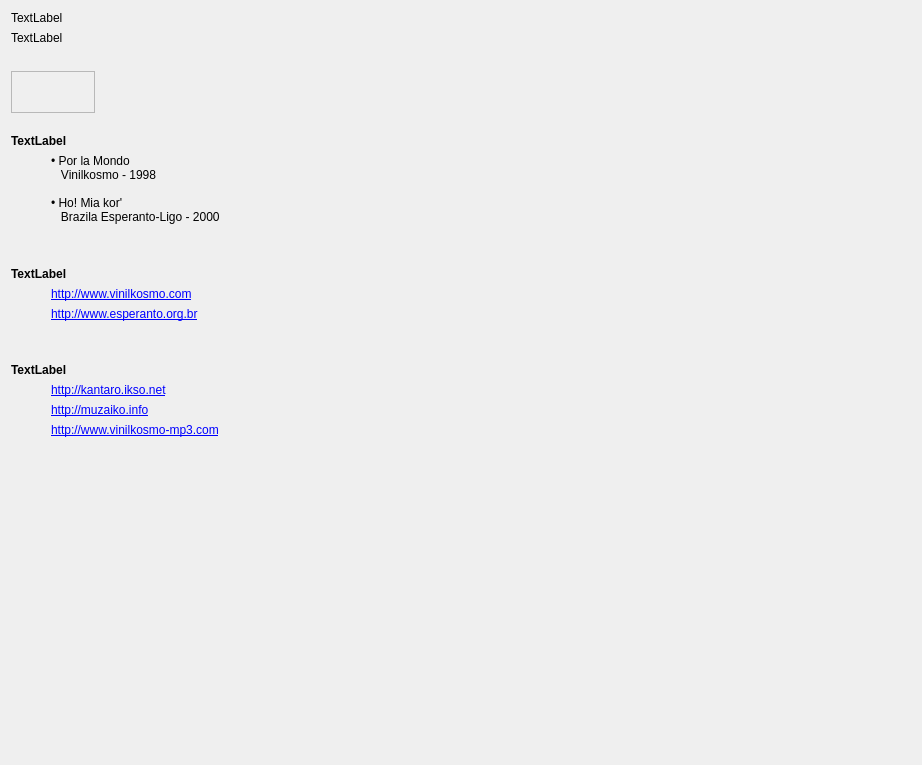
         <widget class="QWidget" name="scrollAreaWidgetContents">
          <property name="geometry">
           <rect>
            <x>0</x>
            <y>0</y>
            <width>922</width>
            <height>765</height>
           </rect>
          </property>
          <layout class="QVBoxLayout" name="verticalLayout_10">
           <item>
            <widget class="titolo" name="Lec12_Label50">
             <property name="text">
              <string>TextLabel</string>
             </property>
            </widget>
           </item>
           <item>
            <widget class="QLabel" name="Lec12_Label49">
             <property name="text">
              <string>TextLabel</string>
             </property>
             <property name="wordWrap">
              <bool>true</bool>
             </property>
            </widget>
           </item>
           <item>
            <layout class="QVBoxLayout" name="verticalLayout_8">
             <item>
              <widget class="QLabel" name="label_3">
               <property name="text">
                <string/>
               </property>
               <property name="pixmap">
                <pixmap resource="ikonoj.qrc">:/ikonoj/merlin.png</pixmap>
               </property>
               <property name="wordWrap">
                <bool>true</bool>
               </property>
              </widget>
             </item>
             <item>
              <widget class="mp3ludilo" name="Lec12_fragoj">
               <property name="sizePolicy">
                <sizepolicy hsizetype="Fixed" vsizetype="Fixed">
                 <horstretch>0</horstretch>
                 <verstretch>0</verstretch>
                </sizepolicy>
               </property>
               <property name="minimumSize">
                <size>
                 <width>84</width>
                 <height>42</height>
                </size>
               </property>
               <property name="maximumSize">
                <size>
                 <width>16777215</width>
                 <height>16777215</height>
                </size>
               </property>
               <property name="frameShape">
                <enum>QFrame::StyledPanel</enum>
               </property>
               <property name="frameShadow">
                <enum>QFrame::Plain</enum>
               </property>
              </widget>
             </item>
            </layout>
           </item>
           <item>
            <layout class="QVBoxLayout" name="verticalLayout_9" stretch="0,1,0,1,0">
             <item>
              <layout class="QVBoxLayout" name="verticalLayout_7">
               <property name="topMargin">
                <number>15</number>
               </property>
               <item>
                <widget class="QLabel" name="Lec12_Label51">
                 <property name="font">
                  <font>
                   <weight>75</weight>
                   <bold>true</bold>
                  </font>
                 </property>
                 <property name="text">
                  <string>TextLabel</string>
                 </property>
                 <property name="wordWrap">
                  <bool>true</bool>
                 </property>
                </widget>
               </item>
               <item>
                <layout class="QHBoxLayout" name="horizontalLayout_3">
                 <item>
                  <spacer name="horizontalSpacer_3">
                   <property name="orientation">
                    <enum>Qt::Horizontal</enum>
                   </property>
                   <property name="sizeType">
                    <enum>QSizePolicy::Fixed</enum>
                   </property>
                   <property name="sizeHint" stdset="0">
                    <size>
                     <width>40</width>
                     <height>20</height>
                    </size>
                   </property>
                  </spacer>
                 </item>
                 <item>
                  <widget class="QLabel" name="label_6">
                   <property name="text">
                    <string>• Por la Mondo
   Vinilkosmo - 1998

• Ho! Mia kor'
   Brazila Esperanto-Ligo - 2000</string>
                   </property>
                   <property name="lingvo" stdset="0">
                    <string>eo</string>
                   </property>
                  </widget>
                 </item>
                </layout>
               </item>
              </layout>
             </item>
             <item>
              <spacer name="verticalSpacer">
               <property name="orientation">
                <enum>Qt::Vertical</enum>
               </property>
               <property name="sizeHint" stdset="0">
                <size>
                 <width>17</width>
                 <height>1</height>
                </size>
               </property>
              </spacer>
             </item>
             <item>
              <layout class="QVBoxLayout" name="verticalLayout_4">
               <item>
                <widget class="QLabel" name="Lec12_Label20">
                 <property name="font">
                  <font>
                   <weight>75</weight>
                   <bold>true</bold>
                  </font>
                 </property>
                 <property name="text">
                  <string>TextLabel</string>
                 </property>
                 <property name="wordWrap">
                  <bool>true</bool>
                 </property>
                </widget>
               </item>
               <item>
                <layout class="QHBoxLayout" name="horizontalLayout">
                 <item>
                  <spacer name="horizontalSpacer">
                   <property name="orientation">
                    <enum>Qt::Horizontal</enum>
                   </property>
                   <property name="sizeType">
                    <enum>QSizePolicy::Fixed</enum>
                   </property>
                   <property name="sizeHint" stdset="0">
                    <size>
                     <width>40</width>
                     <height>20</height>
                    </size>
                   </property>
                  </spacer>
                 </item>
                 <item>
                  <layout class="QVBoxLayout" name="verticalLayout_3">
                   <item>
                    <widget class="QLabel" name="label_126">
                     <property name="text">
                      <string>&lt;!DOCTYPE HTML PUBLIC &quot;-//W3C//DTD HTML 4.0//EN&quot; &quot;http://www.w3.org/TR/REC-html40/strict.dtd&quot;&gt;
&lt;html&gt;&lt;head&gt;&lt;meta name=&quot;qrichtext&quot; content=&quot;1&quot; /&gt;&lt;style type=&quot;text/css&quot;&gt;
p, li { white-space: pre-wrap; }
&lt;/style&gt;&lt;/head&gt;&lt;body&gt;
&lt;p style=&quot; margin-top:0px; margin-bottom:0px; margin-left:0px; margin-right:0px; -qt-block-indent:0; text-indent:0px;&quot;&gt;&lt;a href=&quot;http://www.vinilkosmo.com&quot;&gt;&lt;span style=&quot; text-decoration: underline; color:#0000ff;&quot;&gt;http://www.vinilkosmo.com&lt;/span&gt;&lt;/a&gt;&lt;/p&gt;&lt;/body&gt;&lt;/html&gt;</string>
                     </property>
                     <property name="openExternalLinks">
                      <bool>true</bool>
                     </property>
                    </widget>
                   </item>
                   <item>
                    <widget class="QLabel" name="label_127">
                     <property name="text">
                      <string>&lt;!DOCTYPE HTML PUBLIC &quot;-//W3C//DTD HTML 4.0//EN&quot; &quot;http://www.w3.org/TR/REC-html40/strict.dtd&quot;&gt;
&lt;html&gt;&lt;head&gt;&lt;meta name=&quot;qrichtext&quot; content=&quot;1&quot; /&gt;&lt;style type=&quot;text/css&quot;&gt;
p, li { white-space: pre-wrap; }
&lt;/style&gt;&lt;/head&gt;&lt;body&gt;
&lt;p style=&quot; margin-top:0px; margin-bottom:0px; margin-left:0px; margin-right:0px; -qt-block-indent:0; text-indent:0px;&quot;&gt;&lt;a href=&quot;http://www.esperanto.org.br&quot;&gt;&lt;span style=&quot; text-decoration: underline; color:#0000ff;&quot;&gt;http://www.esperanto.org.br&lt;/span&gt;&lt;/a&gt;&lt;/p&gt;&lt;/body&gt;&lt;/html&gt;</string>
                     </property>
                     <property name="openExternalLinks">
                      <bool>true</bool>
                     </property>
                    </widget>
                   </item>
                  </layout>
                 </item>
                </layout>
               </item>
              </layout>
             </item>
             <item>
              <spacer name="verticalSpacer_2">
               <property name="orientation">
                <enum>Qt::Vertical</enum>
               </property>
               <property name="sizeHint" stdset="0">
                <size>
                 <width>17</width>
                 <height>1</height>
                </size>
               </property>
              </spacer>
             </item>
             <item>
              <layout class="QVBoxLayout" name="verticalLayout_6">
               <item>
                <widget class="QLabel" name="Lec12_Label67">
                 <property name="font">
                  <font>
                   <weight>75</weight>
                   <bold>true</bold>
                  </font>
                 </property>
                 <property name="text">
                  <string>TextLabel</string>
                 </property>
                 <property name="wordWrap">
                  <bool>true</bool>
                 </property>
                </widget>
               </item>
               <item>
                <layout class="QHBoxLayout" name="horizontalLayout_2">
                 <item>
                  <spacer name="horizontalSpacer_2">
                   <property name="orientation">
                    <enum>Qt::Horizontal</enum>
                   </property>
                   <property name="sizeType">
                    <enum>QSizePolicy::Fixed</enum>
                   </property>
                   <property name="sizeHint" stdset="0">
                    <size>
                     <width>40</width>
                     <height>20</height>
                    </size>
                   </property>
                  </spacer>
                 </item>
                 <item>
                  <layout class="QVBoxLayout" name="verticalLayout_5">
                   <item>
                    <widget class="QLabel" name="label_130">
                     <property name="text">
                      <string>&lt;!DOCTYPE HTML PUBLIC &quot;-//W3C//DTD HTML 4.0//EN&quot; &quot;http://www.w3.org/TR/REC-html40/strict.dtd&quot;&gt;
&lt;html&gt;&lt;head&gt;&lt;meta name=&quot;qrichtext&quot; content=&quot;1&quot; /&gt;&lt;style type=&quot;text/css&quot;&gt;
p, li { white-space: pre-wrap; }
&lt;/style&gt;&lt;/head&gt;&lt;body&gt;
&lt;p style=&quot; margin-top:0px; margin-bottom:0px; margin-left:0px; margin-right:0px; -qt-block-indent:0; text-indent:0px;&quot;&gt;&lt;a href=&quot;http://kantaro.ikso.net&quot;&gt;&lt;span style=&quot; text-decoration: underline; color:#0000ff;&quot;&gt;http://kantaro.ikso.net&lt;/span&gt;&lt;/a&gt;&lt;/p&gt;&lt;/body&gt;&lt;/html&gt;</string>
                     </property>
                     <property name="openExternalLinks">
                      <bool>true</bool>
                     </property>
                    </widget>
                   </item>
                   <item>
                    <widget class="QLabel" name="label_129">
                     <property name="text">
                      <string>&lt;!DOCTYPE HTML PUBLIC &quot;-//W3C//DTD HTML 4.0//EN&quot; &quot;http://www.w3.org/TR/REC-html40/strict.dtd&quot;&gt;
&lt;html&gt;&lt;head&gt;&lt;meta name=&quot;qrichtext&quot; content=&quot;1&quot; /&gt;&lt;style type=&quot;text/css&quot;&gt;
p, li { white-space: pre-wrap; }
&lt;/style&gt;&lt;/head&gt;&lt;body&gt;
&lt;p style=&quot; margin-top:0px; margin-bottom:0px; margin-left:0px; margin-right:0px; -qt-block-indent:0; text-indent:0px;&quot;&gt;&lt;a href=&quot;http://muzaiko.info&quot;&gt;&lt;span style=&quot; text-decoration: underline; color:#0000ff;&quot;&gt;http://muzaiko.info&lt;/span&gt;&lt;/a&gt;&lt;/p&gt;&lt;/body&gt;&lt;/html&gt;</string>
                     </property>
                     <property name="openExternalLinks">
                      <bool>true</bool>
                     </property>
                    </widget>
                   </item>
                   <item>
                    <widget class="QLabel" name="label_131">
                     <property name="text">
                      <string>&lt;!DOCTYPE HTML PUBLIC &quot;-//W3C//DTD HTML 4.0//EN&quot; &quot;http://www.w3.org/TR/REC-html40/strict.dtd&quot;&gt;
&lt;html&gt;&lt;head&gt;&lt;meta name=&quot;qrichtext&quot; content=&quot;1&quot; /&gt;&lt;style type=&quot;text/css&quot;&gt;
p, li { white-space: pre-wrap; }
&lt;/style&gt;&lt;/head&gt;&lt;body &gt;
&lt;p style=&quot; margin-top:0px; margin-bottom:0px; margin-left:0px; margin-right:0px; -qt-block-indent:0; text-indent:0px;&quot;&gt;&lt;a href=&quot;http://www.vinilkosmo-mp3.com/&quot;&gt;&lt;span style=&quot; text-decoration: underline; color:#0000ff;&quot;&gt;http://www.vinilkosmo-mp3.com&lt;/span&gt;&lt;/a&gt;&lt;/p&gt;&lt;/body&gt;&lt;/html&gt;</string>
                     </property>
                     <property name="openExternalLinks">
                      <bool>true</bool>
                     </property>
                    </widget>
                   </item>
                  </layout>
                 </item>
                </layout>
               </item>
              </layout>
             </item>
            </layout>
           </item>
           <item>
            <spacer name="verticalSpacer_9">
             <property name="orientation">
              <enum>Qt::Vertical</enum>
             </property>
             <property name="sizeHint" stdset="0">
              <size>
               <width>20</width>
               <height>40</height>
              </size>
             </property>
            </spacer>
           </item>
          </layout>
         </widget>
